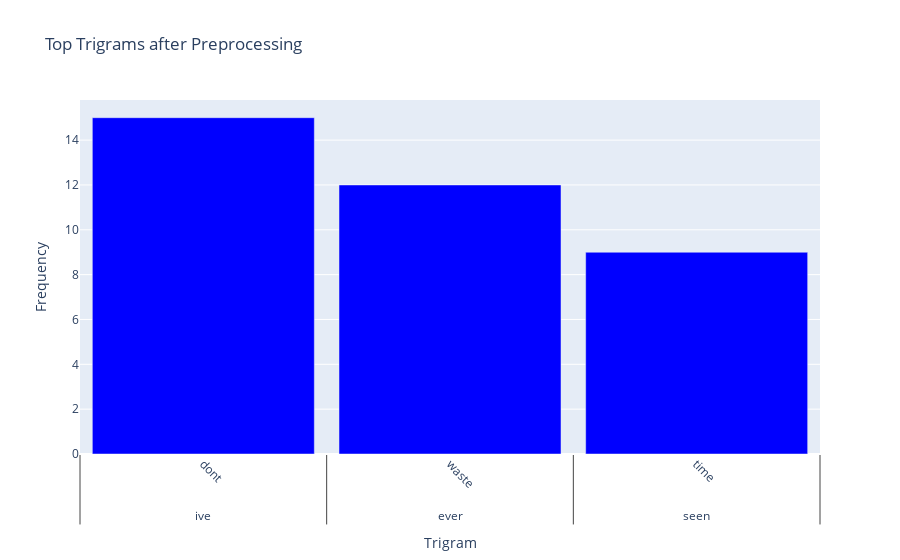

The notebook cell this image was saved under:
### Code cell
# Plotting Trigram Frequency Distribution with Plotly
fig = px.bar(
    trigram_df,
    x="Trigram",
    y="Frequency",
    title="Top Trigrams after Preprocessing",
    color_discrete_sequence=["blue"],
)
fig.update_xaxes(tickangle=45)
fig.update_layout(xaxis_title="Trigram", yaxis_title="Frequency", bargap=0.1)
fig.show()

### Figure 1 — Plotly figure (JSON) as saved in the notebook; plotly's stock layout.template omitted (floating-point values rounded to 4 significant figures)
{"data": [{"alignmentgroup": "True", "hovertemplate": "Trigram=%{x}<br>Frequency=%{y}<extra></extra>", "legendgroup": "", "marker": {"color": "blue", "pattern": {"shape": ""}}, "name": "", "offsetgroup": "", "orientation": "v", "showlegend": false, "textposition": "auto", "type": "bar", "x": [["ive", "ever", "seen"], ["dont", "waste", "time"], ["five", "across", "eyes"], ["br", "br", "br"], ["movies", "ever", "made"], ["br", "br", "one"], ["movie", "ive", "ever"], ["new", "york", "city"], ["movie", "br", "br"], ["worst", "film", "ever"], ["movies", "ive", "ever"], ["night", "living", "dead"], ["br", "even", "though"], ["dont", "get", "wrong"], ["movie", "takes", "place"], ["one", "worst", "films"], ["br", "one", "thing"], ["movie", "ever", "made"], ["ever", "seen", "movie"], ["br", "special", "effects"]], "xaxis": "x", "y": [15, 12, 9, 7, 6, 6, 6, 6, 6, 6, 5, 5, 5, 5, 5, 5, 5, 4, 4, 4], "yaxis": "y"}], "layout": {"bargap": 0.1, "barmode": "relative", "legend": {"tracegroupgap": 0}, "title": {"text": "Top Trigrams after Preprocessing"}, "xaxis": {"anchor": "y", "domain": [0, 1], "tickangle": 45, "title": {"text": "Trigram"}}, "yaxis": {"anchor": "x", "domain": [0, 1], "title": {"text": "Frequency"}}}}
